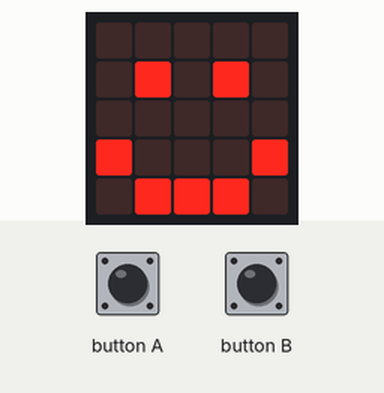
The program below on a simulated BBC micro:bit running MicroPython. Parts: the board's 5×5 LED display. The test bench sets the inputs (shaded band). The 48×5 strip is a reading aid, not a part: it shows the text the display is scrolling, unrolled, one strip-width of it at a time.

Above: at 1.7 s.
1.8 s: button A pressed for 0.15 s
At 2.2 s:
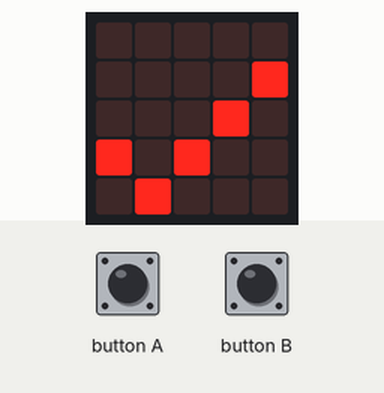
At 6.1 s:
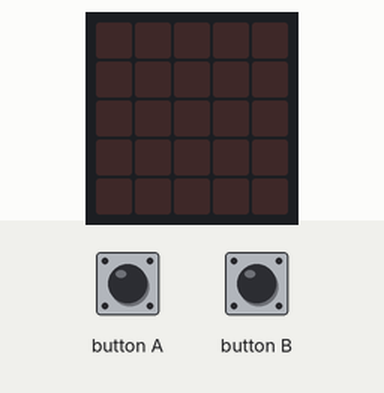

The program:

main.py
```python
"""
Created by: Devon
Created on: Mar 2026
This module is a Micro:bit MicroPython program
"""

from microbit import *

# setup
display.clear()
display.show(Image.HAPPY)
pin13.write_digital(0)  # blue
pin14.write_digital(0)  # green
pin15.write_digital(0)  # red
sleep(500)


# program
while True:
    if button_a.was_pressed():
        display.show(Image.YES)
        sleep(500)
        display.clear()

        # red
        pin15.write_digital(1)
        display.scroll("Red")
        sleep(1000)
        pin15.write_digital(0)

        # green
        pin14.write_digital(1)
        display.scroll("Green")
        sleep(1000)
        pin14.write_digital(0)

        # blue
        pin13.write_digital(1)
        display.scroll("Blue")
        sleep(1000)
        pin13.write_digital(0)

        # magenta
        pin13.write_digital(1)
        pin15.write_digital(1)
        display.scroll("Magenta")
        sleep(1000)
        pin13.write_digital(0)
        pin15.write_digital(0)

        # cyan
        pin13.write_digital(1)
        pin14.write_digital(1)
        display.scroll("Cyan")
        sleep(1000)
        pin13.write_digital(0)
        pin14.write_digital(0)

        # yellow
        pin15.write_digital(1)
        pin14.write_digital(1)
        display.scroll("Yellow")
        sleep(1000)
        pin15.write_digital(0)
        pin14.write_digital(0)

        # white
        pin13.write_digital(1)
        pin14.write_digital(1)
        pin15.write_digital(1)
        display.scroll("White")
        sleep(1000)
        pin13.write_digital(0)
        pin14.write_digital(0)
        pin15.write_digital(0)

        # reset
        display.clear()
        display.show(Image.HAPPY)
```

Measured:
- after the input at 1.8 s, the display: changes at once (image 1)
- what the display in image 2 shows lasts 1.0 s, from 5.3 s to 6.3 s
